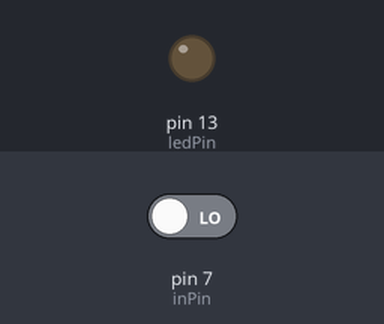
The sketch below on a simulated Arduino Uno, built with avr-gcc and run on an emulated ATmega328P. Parts: output pins drawn as LEDs (lit = HIGH). The inputs (shaded band) are chosen by the test bench; at power-on: pin 7 (inPin) LOW.

Above: at 1.2 s.
1.3 s: pin 7 (inPin) driven HIGH
At 2.1 s:
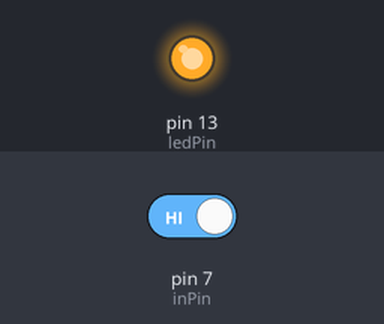
2.8 s: pin 7 (inPin) driven LOW
At 3.3 s:
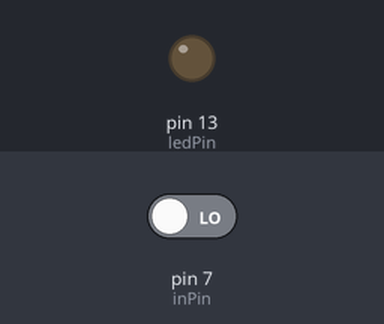
Timing chart, 0 to 5.8 s (numbered marks = the images above; inputs shaded):
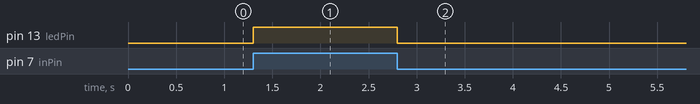

Measured:
- after the input at 1.3 s, pin 13 (ledPin): LOW → HIGH at once
- after the input at 2.8 s, pin 13 (ledPin): HIGH → LOW at once

The sketch:

ex15.ino
```cpp
int ledPin=13;                       //LED接在的13接腳
int inPin=7;                         //TCRT5000輸入接腳
int val=0;
void setup(){
  pinMode(ledPin,OUTPUT);
  pinMode(inPin,INPUT);
}
void loop(){
  val=digitalRead(inPin);            //讀取TCRT5000感測器訊號
  if(val==HIGH){                   //假如感測到物體
  digitalWrite(ledPin,HIGH);         //LED亮
  } else {
     digitalWrite(ledPin,LOW);      //LED暗
   }
}
```
